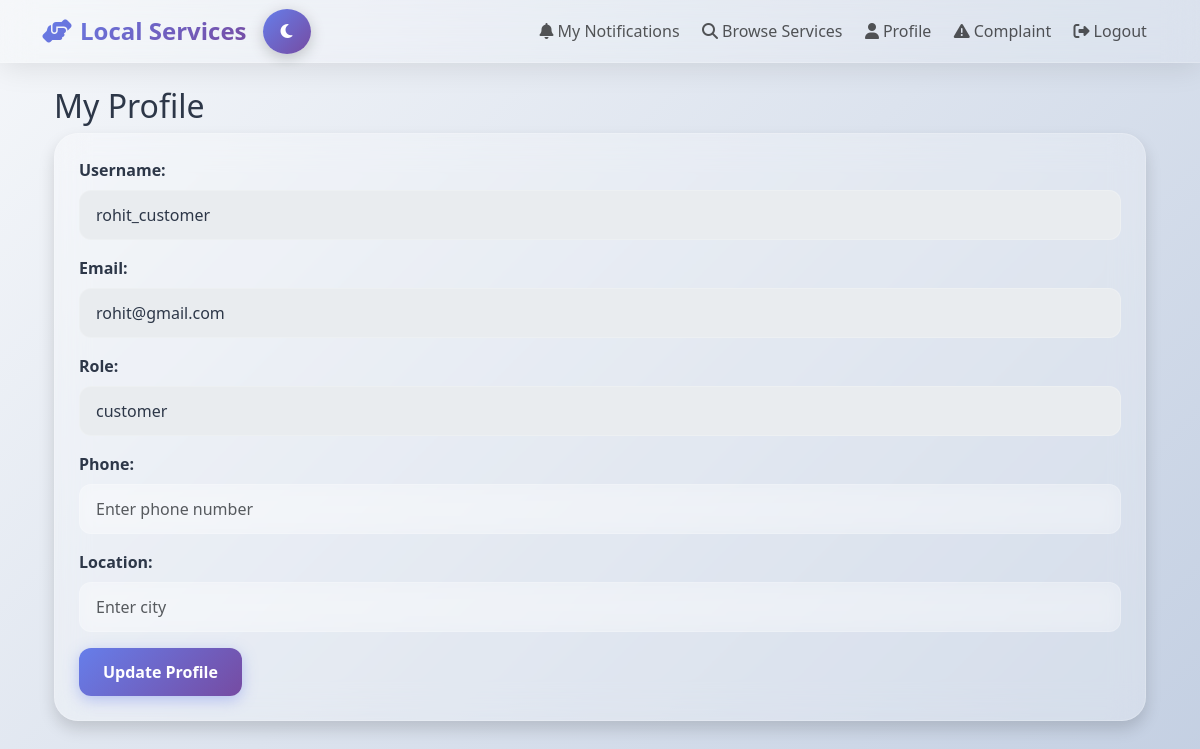
Screenshot of /profile (signed in) with the database file from the repository.
### app.py (models this page shows)
class User(UserMixin, db.Model):
    id = db.Column(db.Integer, primary_key=True)
    username = db.Column(db.String(150), nullable=False, unique=True)
    email = db.Column(db.String(150), nullable=False, unique=True)
    password = db.Column(db.String(150), nullable=False)
    role = db.Column(db.String(50), nullable=False, default='customer')  # customer/provider/admin
    location = db.Column(db.String(100))

### app.py (the view)
@app.route('/profile', methods=['GET', 'POST'])
@login_required
def profile():
    if request.method == 'POST':
        current_user.phone = request.form['phone']
        current_user.location = request.form['location']
        db.session.commit()
        flash("Profile updated successfully!", "success")
        return redirect(url_for('profile'))
    return render_template('profile.html', user=current_user)

### app.py (called while the page is built)
@login_manager.user_loader
def load_user(user_id):
    return User.query.get(int(user_id))

@app.context_processor
def inject_provider_notifications():
    pending_count = 0
    if current_user.is_authenticated and current_user.role == "provider":
        pending_count = Booking.query.filter_by(provider_id=current_user.id, status="Pending").count()
    return dict(provider_pending_count=pending_count)

### templates/profile.html
{% extends "base.html" %}
{% block content %}
<div class="container mt-4">
    <h2>My Profile</h2>
    <div class="card shadow p-4">
        <form method="POST">
            <div class="mb-3">
                <label class="form-label"><strong>Username:</strong></label>
                <input type="text" class="form-control" value="{{ user.username }}" disabled>
            </div>
            <div class="mb-3">
                <label class="form-label"><strong>Email:</strong></label>
                <input type="email" class="form-control" value="{{ user.email }}" disabled>
            </div>
            <div class="mb-3">
                <label class="form-label"><strong>Role:</strong></label>
                <input type="text" class="form-control" value="{{ user.role }}" disabled>
            </div>
            <div class="mb-3">
                <label class="form-label"><strong>Phone:</strong></label>
                <input type="text" name="phone" class="form-control" value="{{ user.phone or '' }}" placeholder="Enter phone number">
            </div>
            <div class="mb-3">
                <label class="form-label"><strong>Location:</strong></label>
                <input type="text" name="location" class="form-control" value="{{ user.location or '' }}" placeholder="Enter city">
            </div>
            <button type="submit" class="btn btn-primary">Update Profile</button>
        </form>
    </div>
</div>
{% endblock %}

### static/css/style.css (style rules this page uses)
:root { --primary-gradient: linear-gradient(135deg, #667eea 0%, #764ba2 100%); --secondary-gradient: linear-gradient(135deg, #f093fb 0%, #f5576c 100%); --success-gradient: linear-gradient(135deg, #4facfe 0%, #00f2fe 100%); --warning-gradient: linear-gradient(135deg, #f6d365 0%, #fda085 100%); --info-gradient: linear-gradient(135deg, #a8edea 0%, #fed6e3 100%); --dark-gradient: linear-gradient(135deg, #2c3e50 0%, #3498db 100%); --bg-primary: linear-gradient(135deg, #f5f7fa 0%, #c3cfe2 100%); --glass-bg: rgba(255, 255, 255, 0.25); --glass-border: rgba(255, 255, 255, 0.18); --text-primary: #2d3748; --text-secondary: #4a5568; --card-bg: rgba(255, 255, 255, 0.9); --shadow-soft: 0 8px 32px rgba(0, 0, 0, 0.1); --shadow-hover: 0 12px 40px rgba(0, 0, 0, 0.15); }
body { background: var(--bg-primary); font-family: 'Segoe UI', system-ui, -apple-system, sans-serif; min-height: 100vh; color: var(--text-primary); transition: all 0.5s ease; }
.card { border-radius: 1.5rem; background: var(--glass-bg); backdrop-filter: blur(16px); border: 1px solid var(--glass-border); box-shadow: var(--shadow-soft); transition: all 0.4s cubic-bezier(0.175, 0.885, 0.32, 1.275); overflow: hidden; position: relative; color: var(--text-primary); margin-bottom: 1.5rem; }
.card::before { content: ''; position: absolute; top: 0; left: 0; right: 0; height: 5px; background: var(--primary-gradient); transform: scaleX(0); transition: transform 0.3s ease; }
.form-control { border-radius: 0.75rem; border: 1px solid var(--glass-border); padding: 0.75rem 1rem; transition: all 0.3s ease; background: var(--glass-bg); backdrop-filter: blur(10px); color: var(--text-primary); }
.btn { border-radius: 0.75rem; border: none; font-weight: 600; padding: 0.75rem 1.5rem; transition: all 0.3s cubic-bezier(0.4, 0, 0.2, 1); position: relative; overflow: hidden; }
.btn::before { content: ''; position: absolute; top: 0; left: -100%; width: 100%; height: 100%; background: linear-gradient(90deg, transparent, rgba(255,255,255,0.3), transparent); transition: left 0.5s; }
.btn-primary { background: var(--primary-gradient); box-shadow: 0 4px 15px rgba(102, 126, 234, 0.4); }

### templates/theme_handler.html (style rules this page uses)
.btn { position: relative; overflow: hidden; }

### rows the page displays
User: username "rohit_customer", email "rohit@gmail.com", role "customer"
